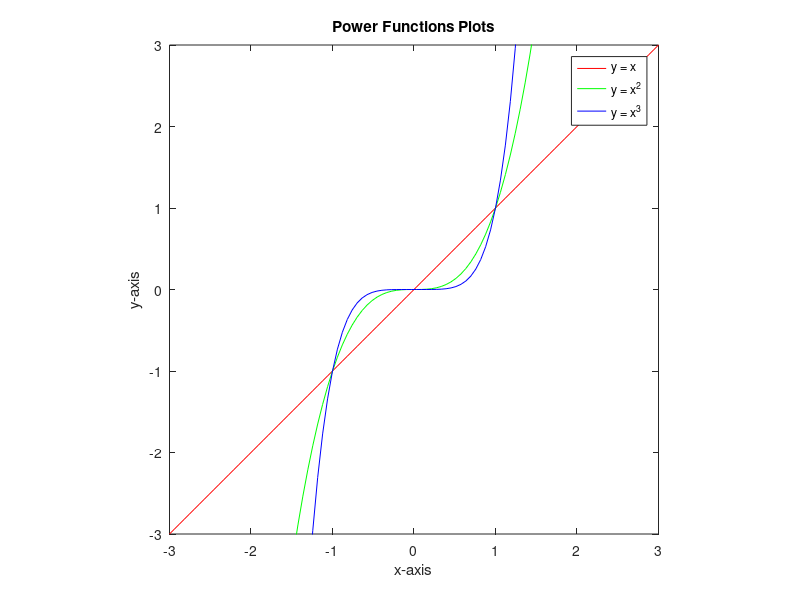

The MATLAB source for this figure:
clear all
figure(2)
x = linspace(-3, 3, 100);
y1 = x;
y2 = x.^3;
y3 = x.^5;
plot(x, y1, 'r')
hold on
plot(x, y2, 'g')
hold on
plot(x, y3, 'b')
axis('equal')
xlabel('x-axis')
ylabel('y-axis')
title('Power Functions Plots')
axis([-3, 3, -3, 3])
legend('y = x','y = x^2','y = x^3')
hold off